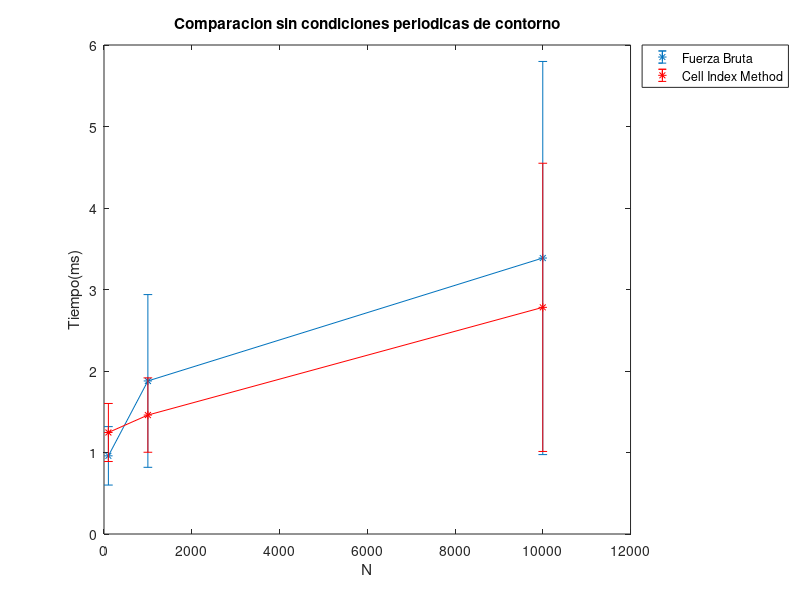

The MATLAB source for this figure:
t10BrutePer = [6,5,5,6,5,4,8,9,7,5];
t10CellPer = [15,21,14,21,15,12,18,19,19,14];
t100BrutePer = [9,10,10,13,12,10,9,11,10,12];
t100CellPer = [16,15,16,18,15,16,16,16,16,16];
t1000BrutePer = [71,84,80,81,86,97,94,95,90,81];
t1000CellPer = [27,43,34,32,32,27,27,30,33,30];
t10000BrutePer = [3330,3163,3366,3154,3166,3102,2993,3197,3260,3289];
t10000CellPer = [793,590,644,611,566,615,584,582,591,691];

t10BruteBox = [5,7,5,4,6,5,6,4,5,6];
t10CellBox = [17,21,20,14,14,16,20,19,21,20];
t100BruteBox = [9,7,9,9,8,15,10,8,7,9];
t100CellBox = [14,18,20,17,16,20,21,17,18,15];
t1000BruteBox = [65,89,80,74,73,69,95,65,85,60];
t1000CellBox = [30,28,30,32,24,28,26,28,34,28];
t10000BruteBox = [2178,2303,2550,2214,2960,2344,2732,2158,2499,2398];
t10000CellBox = [600,618,629,565,758,560,584,572,575,578];

meanBrutePer = [mean(t100BrutePer),mean(t1000BrutePer),mean(t10000BrutePer)];
meanCellPer = [mean(t100CellPer),mean(t1000CellPer),mean(t10000CellPer)];
meanBruteBox = [mean(t100BruteBox),mean(t1000BruteBox),mean(t10000BruteBox)];
meanCellBox = [mean(t100CellBox),mean(t1000CellBox),mean(t10000CellBox)];

stdBrutePer = [std(t100BrutePer),std(t1000BrutePer),std(t10000BrutePer)];
stdCellPer = [std(t100CellPer),std(t1000CellPer),std(t10000CellPer)];
stdBruteBox = [std(t100BruteBox),std(t1000BruteBox),std(t10000BruteBox)];
stdCellBox = [std(t100CellBox),std(t1000CellBox),std(t10000CellBox)];

clf;
errorbar([100,1000,10000],log10(meanBruteBox),log10(stdBruteBox),"-*");
hold on;
errorbar([100,1000,10000],log10(meanCellBox),log10(stdCellBox),"~r-*");
xlabel('N');
ylabel('Tiempo(ms)');
title('Comparacion sin condiciones periodicas de contorno');
legend({"Fuerza Bruta","Cell Index Method"}, "location", "northeastoutside");

#clf;
#errorbar([100,1000,10000],log10(meanBrutePer),log10(stdBrutePer),"-*");
#hold on;
#errorbar([100,1000,10000],log10(meanCellPer),log10(stdCellPer),"~r-*");
#xlabel('N');
#ylabel('Tiempo(ms)');
#title('Comparacion con condiciones periodicas de contorno');
#legend({"Fuerza Bruta","Cell Index Method"}, "location", "northeastoutside");



